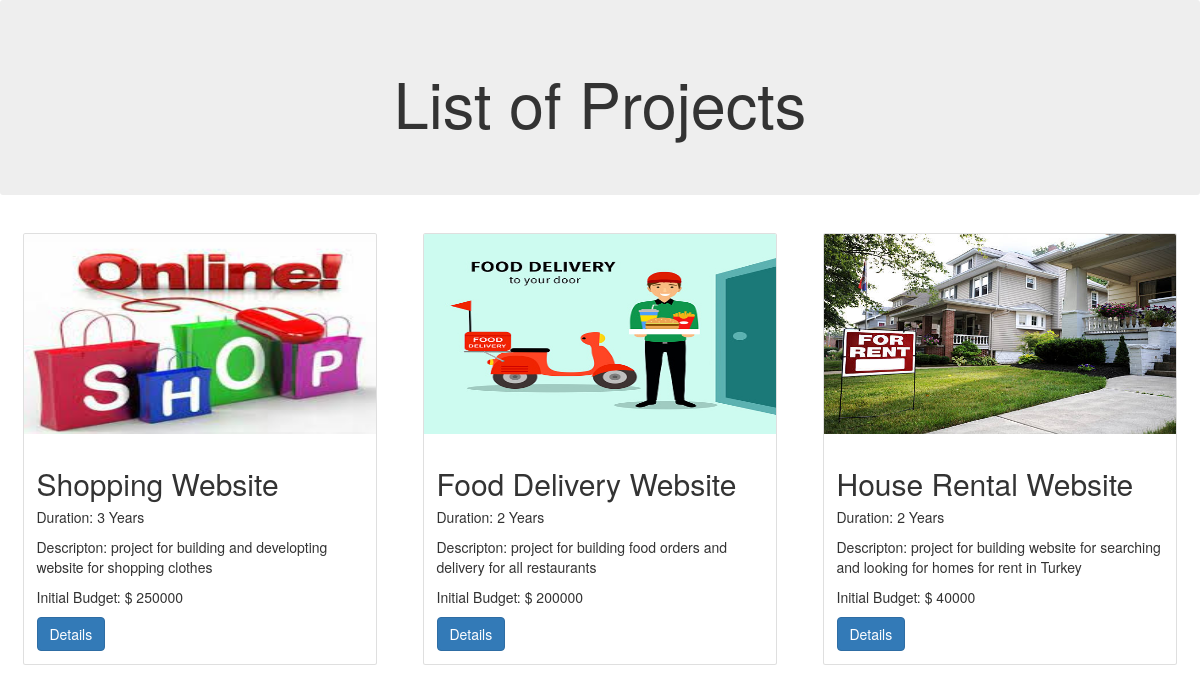
The page / on the database its author committed.
### FinanceProject/models.py (models this page shows, shortened)
class Project(models.Model):
    project_name = models.CharField(max_length=30, verbose_name='Project Name',null=False, default='Project Default')
    period = models.IntegerField(verbose_name='Period',null=False,default=0)
    total_budget = models.IntegerField(verbose_name='Total Budget',null=False,default=0)
    description = models.TextField(verbose_name='Description',null=False,default='some info about project')
    image = models.ImageField(verbose_name='Image',null=False,default='FianceProject/project2.jpg')

### FinanceProject/views.py (the view)
# urls.py: path('',views.all_projects,name="allprojects"),
def all_projects(request):
    projects = Project.objects.all()
    return render(request,'FinanceProject/ProjectListPage.html',{'projects':projects})

### Template/FinanceProject/ProjectListPage.html (shortened to what this page needs)
<!DOCTYPE html>
<html lang="en">
<head>
  <link rel="stylesheet" href="https://cdn.jsdelivr.net/npm/bootstrap@4.6.1/dist/css/bootstrap.min.css">
  <link rel="stylesheet" href="https://maxcdn.bootstrapcdn.com/bootstrap/3.4.1/css/bootstrap.min.css">
</head>
<body>
<div class="jumbotron text-center">
  <h1>List of Projects</h1>
</div>
{% for project in projects %}
<div class="col-md-4 col-sm-12">
  <div class="card" style="margin: 8px;">
      <div class="card-content">
          <img class="card-img-top img-fluid" src={{ project.image.url }} alt="Card image cap"
              style="height: 20rem" />
          <div class="card-body">
              <h2 class="card-title">{{project.project_name}}</h2>
              <p class="card-text">
                  Duration: {{project.period}} Years
              </p>
              <p class="card-text">
                Descripton: {{project.description}}
            </p>
            <p class="card-text">
              Initial Budget: $ {{project.total_budget}}
          </p>
              <a href={% url 'projectdetails' id=project.id %} ><button class="btn btn-primary block">Details</button></a>
          </div>
      </div>
  </div>
</div>
{% endfor %}
</body>
</html>

### rows shown on the page
Project: image (picture), project_name "Shopping Website", period "3", description "project for building and developting website for shopping clothes", total_budget "250000"
Project: image (picture), project_name "Food Delivery Website", period "2", description "project for building food orders and delivery for all restaurants", total_budget "200000"
Project: image (picture), project_name "House Rental Website", period "2", description "project for building website for searching and looking for homes for rent in Turkey", total_budget "40000"
